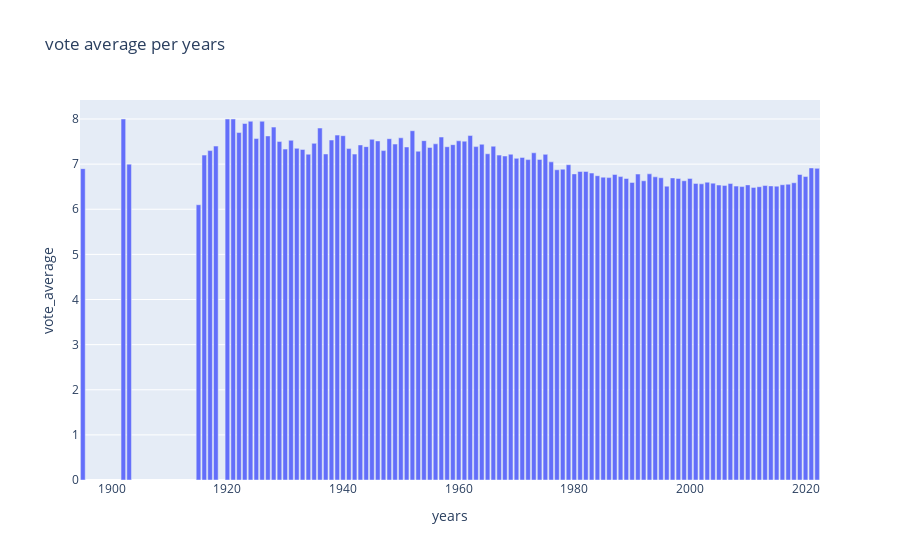

Notebook source saved alongside this figure:
### Code cell
year_df = df.groupby(df.release_date.dt.year)['vote_average'].mean().reset_index()
year_df.columns = ['years','vote_average']
px.bar(year_df,'years','vote_average', title="vote average per years")
